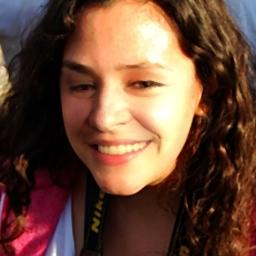
#> input picture data/Dataset/Test/Fake/fake_1024.jpg, 256 x 256 px, given as the content of the folder ../data/Dataset/Train, which was not available
$ python lr.py
#> lines starting #> are read from the running program, lines starting #| are printed output that depends on the picture; pictures that were not available may be replaced by others from this repository, and a replacement may not be noted
from sklearn.linear_model import LogisticRegression
from sklearn.metrics import accuracy_score, confusion_matrix, ConfusionMatrixDisplay
from sklearn.preprocessing import StandardScaler
from sklearn.pipeline import Pipeline, make_pipeline
import argparse
import numpy as np
import os
from PIL import Image
import matplotlib.pyplot as plt

def parse_args():
    parser = argparse.ArgumentParser()
    parser.add_argument('--data', type=str, default='')
    parser.add_argument('--batch_size', type=str, default='')
    parser.add_argument('--epochs', type=str, default='')
    parser.add_argument('--main_dir', type=str, default='')
    parser.add_argument('--augment_data', type=str, default='')
    parser.add_argument('--fine_tune', type=str, default='')
    return parser.parse_args()

def load_data(data_path, subset):
    subset_path = os.path.join(data_path, subset)
    labels=[]
    images=[]

    for class_idx, class_name in enumerate(os.listdir(subset_path)):
        class_path = os.path.join(subset_path, class_name) #should be gettting specifically real/fake

        for img_file in os.listdir(class_path):
            img_path=os.path.join(class_path, img_file)
            img = Image.open(img_path).resize((64,64))
            img_array = np.array(img).flatten()

            images.append(img_array)
            labels.append(class_idx)

    return np.array(images), np.array(labels)

def save_confusion_matrix(model, X, y, filename):
    y_pred= model.predict(X)
    accuracy=accuracy_score(y, y_pred)
    cm= confusion_matrix(y, y_pred)
    disp= ConfusionMatrixDisplay(confusion_matrix=cm)
    disp.plot(cmap=plt.cm.Blues)
    print(f"Accuracy Score {X}: {accuracy}")
    plt.title('Confusion Matrix')
    plt.savefig(filename)
    plt.clf()

def save_accuracy(filename, content, mode='w'):
    try:
        with open(filename, mode) as f:
            if isinstance(content, list):
                f.writelines(f'{line}\n' for line in content)
            else:
                f.write(str(content))
    except OSError as e:
        print("Flie Error: ", e)

def main():
    data = '../data/Dataset'

    #returns numpy array of the images and labels
    train_X, train_y=load_data(data, 'Train')
#> in load_data, `img = Image.open(img_path).resize((64,64))`:
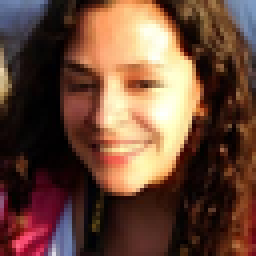
#> img: PIL image 64x64 RGB (shown 4 times larger); mean R, G, B 106.1, 72.3, 56.2
#> in load_data, `img_array = np.array(img).flatten()`: img_array = 12288 values, max 255 at index 471, min 0 at index 251, mean 78.21
#> train_y = [0]
    val_X, val_y=load_data(data, 'Validation')
#> val_y = [0]
    test_X, test_y=load_data(data, 'Test')
#> pass 2 of the loop in load_data, `for class_idx, class_name in enumerate(os.listdir(subset_path)):`:
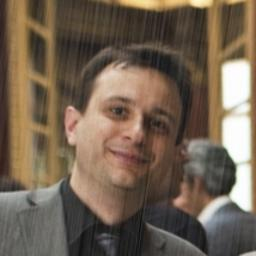
#> input picture data/Dataset/Test/Real/real_1218.jpg, 256 x 256 px, found by its file name
#> in load_data (call 3), `img = Image.open(img_path).resize((64,64))`:
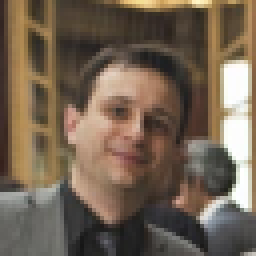
#> img: PIL image 64x64 RGB (shown 4 times larger); mean R, G, B 115.3, 99.1, 82.5
#> img_array = 12288 values, max 255 at index 144, min 22 at index 11772, mean 98.93

    pipe = make_pipeline(
        StandardScaler(),
        LogisticRegression(max_iter=1000))
#> (the run stopped early here; a loop or call above may not have finished)
